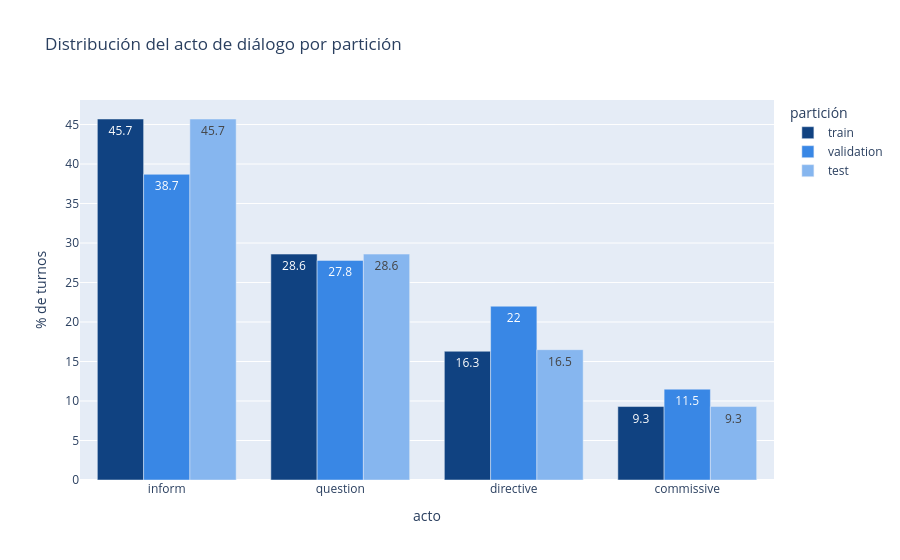

Notebook code for this chart:
### Code cell
# ============================================================
# Gráfico de la distribución por partición
# ============================================================
porcentajes = ((conteos / conteos.sum() * 100).round(1).reset_index(names="acto")
               .melt(id_vars="acto", var_name="particion", value_name="porcentaje"))
fig = px.bar(porcentajes, x="acto", y="porcentaje", color="particion", barmode="group", text="porcentaje",
             color_discrete_sequence=COLORES, title="Distribución del acto de diálogo por partición",
             labels={"porcentaje": "% de turnos", "particion": "partición"})
fig.show()

### Figure 1 — Plotly figure (JSON) as saved in the notebook; plotly's stock layout.template omitted (floating-point values rounded to 4 significant figures)
{"data": [{"alignmentgroup": "True", "hovertemplate": "partición=train<br>acto=%{x}<br>% de turnos=%{text}<extra></extra>", "legendgroup": "train", "marker": {"color": "#104281", "pattern": {"shape": ""}}, "name": "train", "offsetgroup": "train", "orientation": "v", "showlegend": true, "text": [45.7, 28.6, 16.3, 9.3], "textposition": "auto", "x": ["inform", "question", "directive", "commissive"], "xaxis": "x", "y": [45.7, 28.6, 16.3, 9.3], "yaxis": "y", "type": "bar"}, {"alignmentgroup": "True", "hovertemplate": "partición=validation<br>acto=%{x}<br>% de turnos=%{text}<extra></extra>", "legendgroup": "validation", "marker": {"color": "#3987E5", "pattern": {"shape": ""}}, "name": "validation", "offsetgroup": "validation", "orientation": "v", "showlegend": true, "text": [38.7, 27.8, 22, 11.5], "textposition": "auto", "x": ["inform", "question", "directive", "commissive"], "xaxis": "x", "y": [38.7, 27.8, 22, 11.5], "yaxis": "y", "type": "bar"}, {"alignmentgroup": "True", "hovertemplate": "partición=test<br>acto=%{x}<br>% de turnos=%{text}<extra></extra>", "legendgroup": "test", "marker": {"color": "#86B6EF", "pattern": {"shape": ""}}, "name": "test", "offsetgroup": "test", "orientation": "v", "showlegend": true, "text": [45.7, 28.6, 16.5, 9.3], "textposition": "auto", "x": ["inform", "question", "directive", "commissive"], "xaxis": "x", "y": [45.7, 28.6, 16.5, 9.3], "yaxis": "y", "type": "bar"}], "layout": {"xaxis": {"anchor": "y", "domain": [0, 1], "title": {"text": "acto"}}, "yaxis": {"anchor": "x", "domain": [0, 1], "title": {"text": "% de turnos"}}, "legend": {"title": {"text": "partición"}, "tracegroupgap": 0}, "title": {"text": "Distribución del acto de diálogo por partición"}, "barmode": "group"}}
